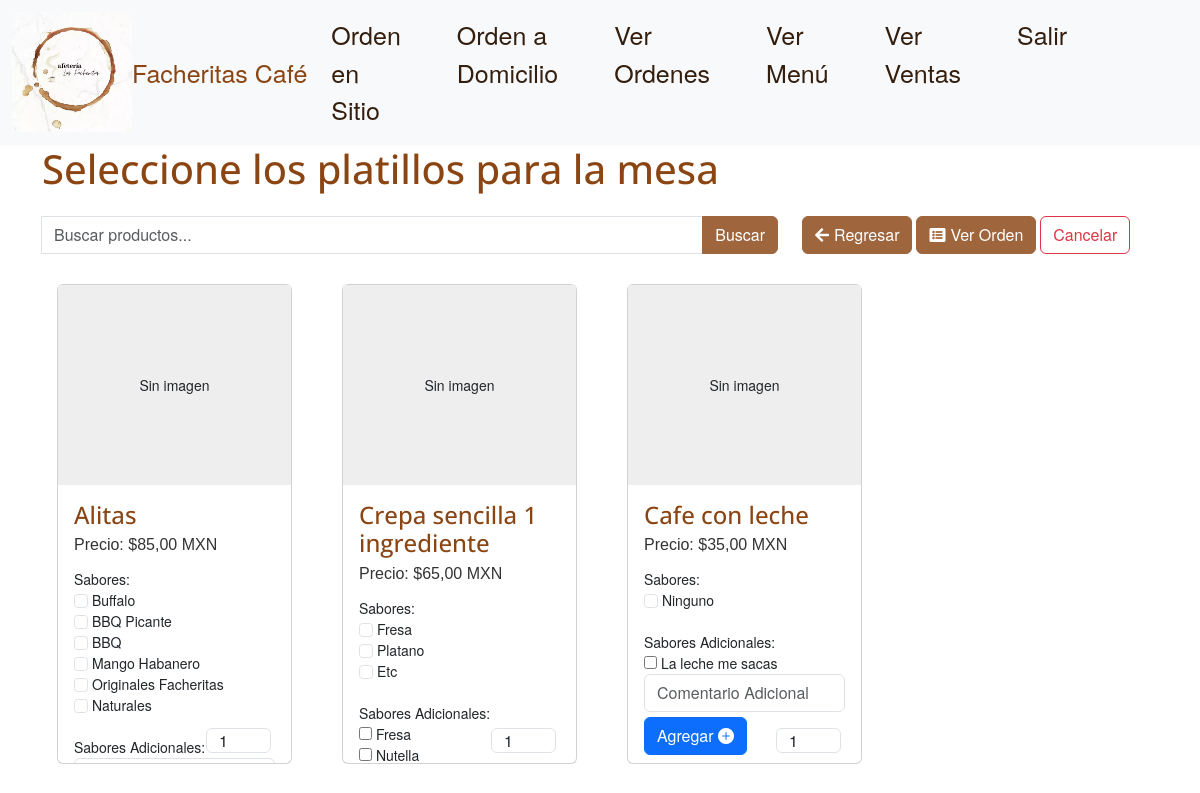
Page /Orden/ (signed in) on the earlier database version.
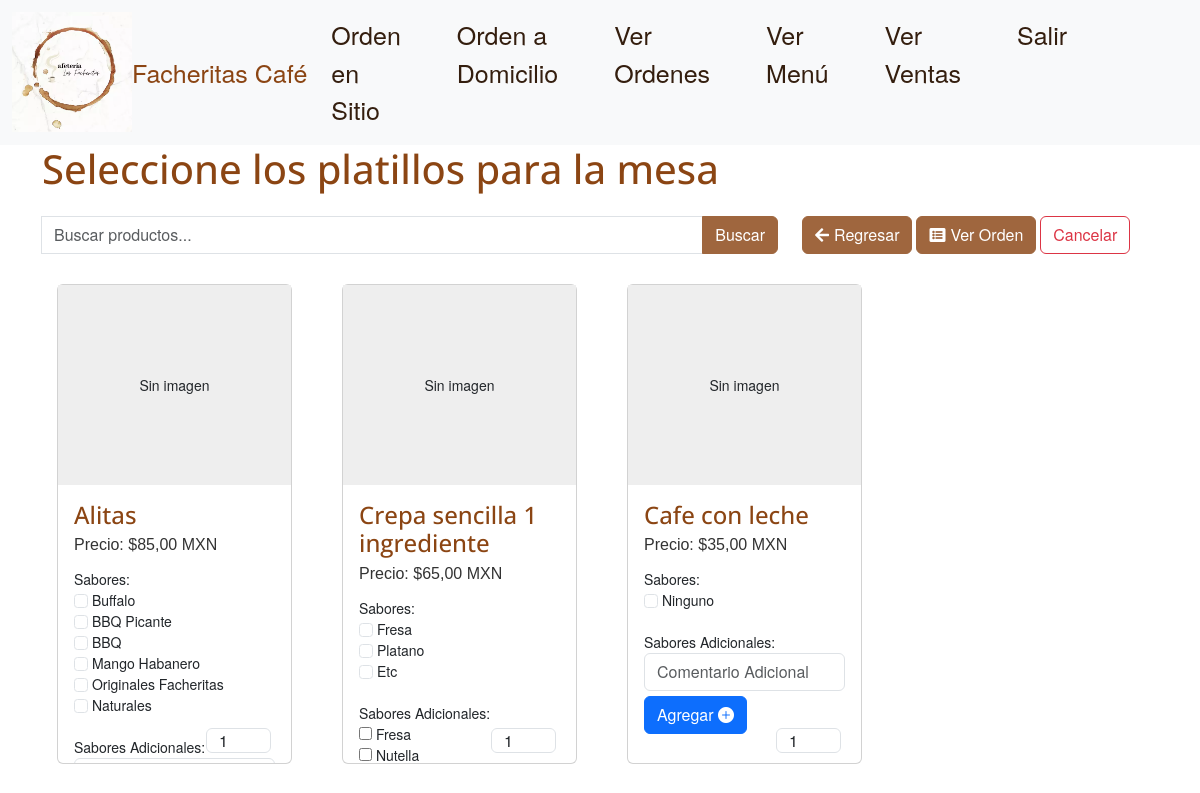
Same page on the later database version.
### Menu/models.py (models this page shows, shortened)
class Producto(models.Model):
    nombre = models.CharField(max_length=50)
    descripcion = models.TextField()
    sabores_raw = models.CharField(max_length=255, blank=True, null=True)
    precio = models.DecimalField(max_digits=10, decimal_places=2)
    categoria = models.ForeignKey(CategoriaMenu, on_delete=models.CASCADE)
    imagen = models.ImageField(upload_to='productos/', blank=True, null=True)
    adicionales = models.ManyToManyField('Adicional', related_name='ingredientes_adicionales', blank=True)
    def obtener_sabores(self):
        if self.sabores_raw:
            return [sabor.strip() for sabor in self.sabores_raw.split(',')]
        else:
            return ['Ninguno']
    def set_sabores(self, sabores):
        self.sabores_raw = ', '.join(sabores)
    sabores = property(obtener_sabores, set_sabores)

class Adicional(models.Model):
    nombre = models.CharField(max_length=50)
    precio_extra = models.DecimalField(max_digits=10, decimal_places=2)
    def __str__(self):
        return self.nombre

### Comanda/views.py (the view)
# urls.py: path('', HomeView.as_view(), name= 'Comanda'),
class HomeView(LoginRequiredMixin,  ListView):
    login_url = 'login'
    redirect_field_name = 'next'
    model = Producto
    template_name = 'comanda.html'
    context_object_name = 'productos'
    def get_context_data(self, **kwargs):
        context = super().get_context_data(**kwargs)
        context['mesas'] = Mesa.objects.all()
        return context

### Comanda/templates/comanda.html (shortened to what this page needs)
{% extends 'main.html'%}
{%block extra_css%}
<link rel="stylesheet" href="https://cdnjs.cloudflare.com/ajax/libs/font-awesome/5.15.3/css/all.min.css" />
{% endblock extra_css %}
{% block contenido %}
<h1> Seleccione los platillos para la mesa {{ mesas_seleccionadas.numero }} </h1>
<div id="mesasDisponibles">
    <div class="row">
        <div class="col-md-8">
            <form method="POST" action="{% url 'buscar_productos' %}">
                <div class="input-group" style="margin-top: 15px">
                    <input type="text" name="query" class="form-control" placeholder="Buscar productos...">
                    <button type="submit" class="btn btn-primary" style="background-color: #9f663e; border-color: #9f663e;">Buscar</button>
                </div>
            </form>
        </div>
        <div class="col-4">
            <a href="javascript:history.back();" class="btn btn-success" style="margin-top: 15px; margin-bottom: 15px; background-color: #9f663e; border-color: #9f663e;">
                <i class="fas fa-arrow-left" style="margin-right: 5px"></i>Regresar
            </a>
            <a href="{% url 'carrito_por_mesa' mesa_id=mesas_seleccionadas.id  %}" class="btn btn-success" style="margin-top: 15px; margin-bottom: 15px; background-color: #9f663e; border-color: #9f663e;">
                <i class="fas fa-list-alt" style="margin-right: 5px"></i>Ver Orden
            </a>
            <a href="{% url 'Dashboard' %}" class="btn btn-outline-danger text-left" style="margin-top: 15px; margin-bottom: 15px; ">Cancelar</a>
        </div>
    </div>
    <div id="productos-container" class="row">
        {% for producto in productos %}
            <div class="col-lg-3 col-md-6 col-sm-12">
                <div class="card card-item">
                    {% if producto.imagen %}
                        <img src="{{ producto.imagen.url }}" class="card-img-top" style="width: 100%; height:200px;" alt="...">
                    {% else %}
                        <div class="card-placeholder" style="width: 100%; height:200px; background-color: #eee; text-align: center; line-height: 200px;">
                            Sin imagen
                        </div>
                    {% endif %}
                    <div class="card-body">
                        <form method="post" action="{% url 'agregar_por_mesa' %}">
                            <h5 class="card-title">{{ producto.nombre }}</h5>
                            <p class="card-text">Precio: ${{ producto.precio }} MXN</p>
                            <label>Sabores:</label>
                            <br>
                            {% for sabor in producto.sabores %}
                                <input class="form-check-input" type="checkbox" value="{{ sabor }}" name="sabores_{{ mesas_seleccionadas.id }}[]">
                                <label class="form-check-label">{{ sabor }}</label><br>
                            {% endfor %}
                            <br>
                            <label> Sabores Adicionales: </label>
                            <br>
                            {% for adicional in producto.adicionales.all %}
                                <input class="form-checkbox-input" type="checkbox" value="{{ adicional.id }}" name="adicionales_{{ mesas_seleccionadas.id}}[]">
                                <label class="form-check-label">{{ adicional }}</label> <br>
                            {% endfor %}
                            <input type="text-area" class="form-control" name="comentario_{{ mesas_seleccionadas.id }}" placeholder="Comentario Adicional">
                            <input class="form-control" type="number" name="cantidad_{{ mesas_seleccionadas.id }}" style="width: 65px; height: 25px; position: absolute; bottom: 10px; right: 20px;" value="1" min="1">
                            <button type="submit" class="btn btn-primary" style="margin-top: 5px">Agregar <i class="bi bi-plus-circle-fill"></i></button>
                        </form>
                    </div>
                </div>
            </div>
        {% endfor %}
    </div>
</div>
{% endblock contenido%}

Differences in the rows shown:
removed Adicional: nombre "La leche me sacas", shown under Producto "Cafe con leche"
